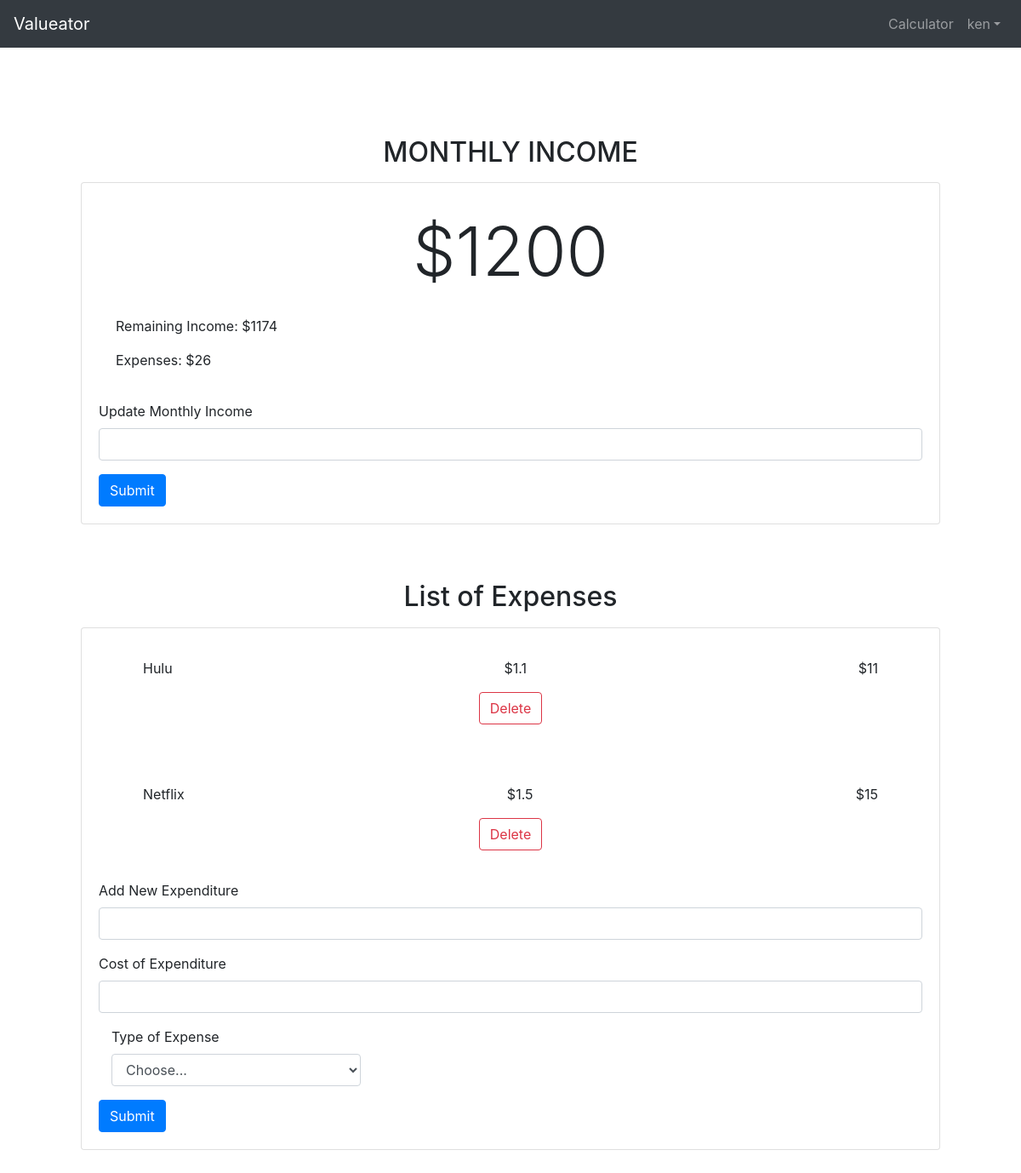
The page /calculator/ (signed in) on the database its author committed.
### Calculator/models.py (models this page shows, shortened)
class Income(models.Model):
    income_text = models.IntegerField(validators=[MinValueValidator(0),MaxValueValidator(1000000)])
    user = models.ForeignKey(settings.AUTH_USER_MODEL, on_delete=models.CASCADE)

class Expenditure(models.Model):
    expenditure_text = models.CharField(max_length=50)
    expenditure_price = models.IntegerField(validators=[MinValueValidator(0),MaxValueValidator(1000000)])
    user = models.ForeignKey(settings.AUTH_USER_MODEL, on_delete=models.CASCADE)
    topic = models.ForeignKey(Topics, on_delete=models.CASCADE, null=True)
    sub_hours = models.IntegerField(validators=[MinValueValidator(0),MaxValueValidator(744)], blank=True, null=True)

### Calculator/views.py (the view)
# urls.py: path('', views.calculator, name='calculator'),
def calculator(request):
    try:
        latest_income_list = Income.objects.get(user = request.user)
        latest_expenditure_list = Expenditure.objects.filter(user = request.user)
        topics_list = Topics.objects.all()
        totalExpenditureCost = 0
        hourly_rate_list = []
        for expense in latest_expenditure_list:
            totalExpenditureCost += expense.expenditure_price
            if expense.topic.topic_text == "Digital Subscription":
                if expense.sub_hours > 0:
                    hourly_rate = expense.expenditure_price/expense.sub_hours
                else:
                    hourly_rate = 0
                hourly_rate_list.append(hourly_rate)
            else:
                hourly_rate_list.append(-1)
        remainingIncome = latest_income_list.income_text - totalExpenditureCost
        fusion = zip(latest_expenditure_list, hourly_rate_list)
        context = {
            'latest_income': latest_income_list,
            'fusion': fusion,
            'topics_list': topics_list,
            'totalExpenditureCost': totalExpenditureCost,
            'remainingIncome': remainingIncome
        }
        print(context)
        return render(request, "Calculator/calculator.html", context)
    except:
        return render(request, "Calculator/calculator.html")

### Calculator/models.py (called while the page is built)
    def __str__(self):
        return self.topic_text

### Calculator/templates/Calculator/calculator.html (shortened to what this page needs)
{% extends 'base.html' %}
{% load static %}
{% block extrahead %}
<link rel="stylesheet" type="text/css" href="{% static 'css/calculator.css' %}">
{% endblock %}
{% block content %}
<div class="page-container" id="page-body">
    {% if user.is_authenticated %}
    <div class='income-section'>
        <h2 class='text-center mb-3'>MONTHLY INCOME</h2>
        <div class='card mb-3'>
        {%if latest_income %}
                <div class='card-body'>
                    <p class='lead'>${{ latest_income.income_text }}</p>
                    <p class='r-income'>Remaining Income: ${{ remainingIncome }}</p>
                    <p class='exp-total'>Expenses: ${{ totalExpenditureCost }}</p>
                </div>
                <form method='POST' action="{% url 'Calculator:addIncome' %}">
                    <div class='form-group'>
                        <label for='add-income'>Update Monthly Income</label>
                        <input class='form-control' id='add-income' name='income_text'>
                    </div>
                    <button type="submit" class="btn btn-primary">Submit</button>
                </form>
        {% endif %}
        </div>
    </div>
    <div class='expenditure-list'>
        <h2 class='text-center mb-3'>List of Expenses</h2>
        <div class='card mb-3'>
        {%if fusion %}
            {% for expenditure, hourly in fusion %}
                    <div class='card-body'>
                        <div class='exp-info'>
                            <p class='exp-name'>{{ expenditure.expenditure_text }}</p>
                            <p class='exp-cost'>${{ expenditure.expenditure_price }}</p>
                            {% if hourly > -1 %}
                                {% if hourly == 0 %}
                                    <p>You have not been using this subscription!</p>
                                {% else %}
                                    <p>${{hourly}}</p>
                                {% endif %}
                            {% endif %}
                            <form method='POST' action="{% url 'Calculator:deleteExpenditure' expenditure.id %}">
                                <button type="submit" class="btn btn-outline-danger">Delete</button>
                            </form>
                        </div>
                    </div>
            {% endfor %}
            <form method='POST' action="{% url 'Calculator:addExpenditure' %}">
                <div class='form-group'>
                    <label for='add-expenditure'>Add New Expenditure</label>
                    <input class='form-control' id='add-expenditure' name='expenditure_text'>
                </div>
                <div class='form-group'>
                    <label for='add-expenditure-price'>Cost of Expenditure</label>
                    <input class='form-control' id='add-expenditure-price' name='expenditure_price'>
                </div>
                <div class="form-group col-md-4">
                    <div id="exp-type">
                        <label for="topic_text">Type of Expense</label>
                        <select id="topic_text" class="form-control" name="topic_text">
                        <option selected>Choose...</option>
                        </select>
                    </div>
                </div>
                <button type="submit" class="btn btn-primary">Submit</button>
            </form>
        {% endif %}
        </div>
    </div>
    {% else %}
    <h1>You must login to be able to use the calculator</h1>
    {% endif %}
</div>
    {% endblock %}

### templates/partials/_navbar.html (shortened to what this page needs)
<nav class="navbar fixed-top navbar-dark bg-dark navbar-expand-sm navbar-content">
    <a class="navbar-brand" href='/'>Valueator</a>
    <div class="collapse navbar-collapse" id="nav">
    <ul class="navbar-nav ml-auto">
        {% if user.is_authenticated %}
            <li class="nav-item">
                <a class="nav-link" href="/calculator/">Calculator</a>
            </li>
        {% endif %}
            {% if user.is_authenticated %}
            <li class="nav-item dropdown">
                    <a class="nav-link dropdown-toggle" href="#" data-toggle="dropdown">{{ user.username }}</a>
            </li>
    {% else %}
            <li class="nav-item">
                    <a class="nav-link" href="{% url 'General:login' %}">Login/Register</a>
            </li>
    {% endif %}
    </ul>
    </div>
</nav>

### Calculator/static/css/calculator.css (style rules this page uses)
.page-container { margin-top: 10rem; margin-bottom: 50px; margin-right: 50px; margin-left: 50px; }
.card { padding-bottom: 20px; padding-left: 20px; padding-right: 20px; }
.income-section { padding-bottom: 50px; }
.lead { text-align: center; font-size: 80px; }
.exp-info { text-align: center; margin-top: 15px; margin-bottom: 15px; }
.exp-name { display: inline-block; float: left; padding-left: 2rem; }
.exp-cost { display: inline-block; float: right; padding-right: 2rem; }

### rows shown on the page
Income: income_text "1200"
Expenditure: expenditure_text "Hulu", expenditure_price "11", hourly "1.1"
Expenditure: expenditure_text "Netflix", expenditure_price "15", hourly "1.5"

### other values the page prints
{{ user.username }} "ken"
{{ remainingIncome }} "1174"
{{ totalExpenditureCost }} "26"
